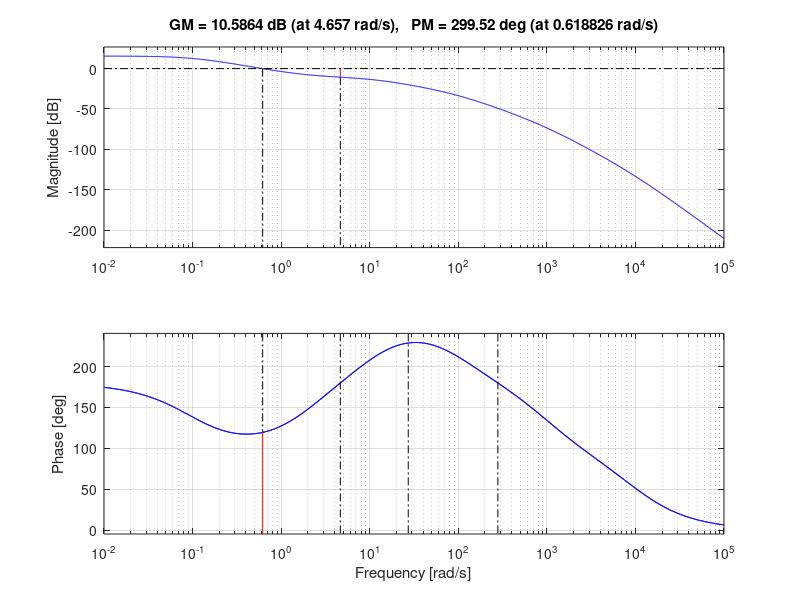
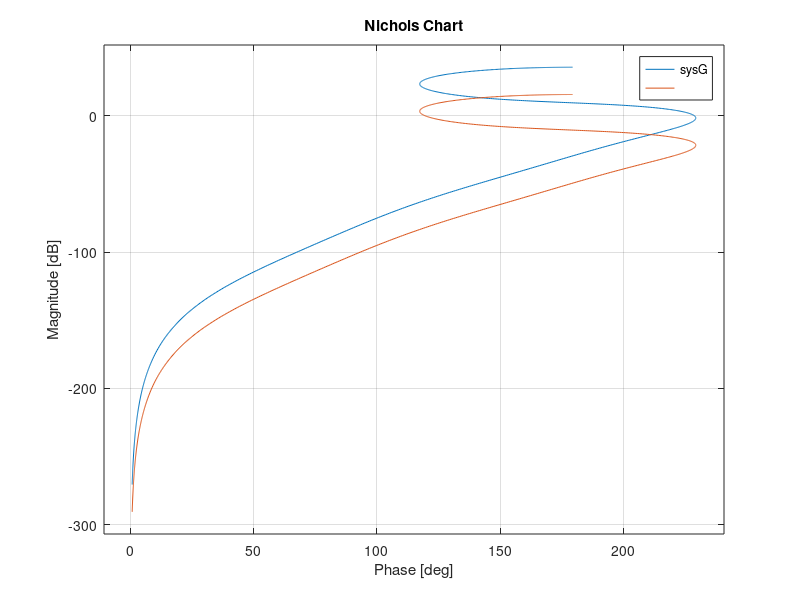

Reproduce these figures in MATLAB, in order. (Note: this script raises an error after producing the figures.)
%   Matlab examples for SSCM Spring 2022 "Shop Talk" column.
%   Mangelsdorf 5/14/22
%
%   Open-Loop Transfer Functions.
s=tf('s');
sysG=60*(s/2+1)/((s/10-1)*(10*s+1)*(s/100 +1)*(s/1000 +1)*(s/10000+1));
sysH1=feedback(sysG,1);
sysH2=feedback(0.1*sysG,1);
%
%   Quick Stability Check for Unity Gain Loop.
StabilityStr= {'unstable','stable'};
fprintf(' H1 is %s\n',StabilityStr{isstable(sysH1)+1});
fprintf(' H2 is %s\n',StabilityStr{isstable(sysH2)+1});
%
%   Bode Plot.
figure('Name','Bode Plot','NumberTitle','off','WindowStyle','Docked');
margin(sysG); hold; margin(0.1*sysG);
%
%   2-D Nichols Plot.
figure('Name', '2-D Nichols Plot','NumberTitle','off','WindowStyle','Docked');
nichols(sysG,0.1*sysG); ngrid;
%
%   3-D Nichols Plot.
figure('Name', '3-D Nichols Plot','NumberTitle','off','WindowStyle','Docked');
y=linspace(-30,60); x=linspace(-360,0);
[X,Y]=meshgrid(x,y);
G=(10.^(Y/20)).*exp(j*X*pi/180);
H=G./(1+G);
surfh=surf(X,Y,20*log10(abs(H)),'FaceColor','white');
axis([-360,0,-30,40,-30,40]); hold;
%
[magG,phaseG,wG]=bode(sysG);
magG1=squeeze(magG); 
phaseG1=squeeze(phaseG);
%
[magG,phaseG,wG]=bode(0.1*sysG);
magG2=squeeze(magG); 
phaseG2 = squeeze(phaseG);
%
[magH1,phaseH1]=bode(feedback(sysG,1),wG);
[magH2,phaseH2]=bode(feedback(0.1*sysG,1),wG);
magH1=squeeze(magH1); magH2=squeeze(magH2);
%
plot3(phaseG1,20*log10(magG1),20*log10(magH1),'Color','b','LineWidth',3);
plot3(phaseG2,20*log10(magG2),20*log10(magH2),'Color','r','LineWidth',3);
xlabel('Open Loop Phase (deg)'); 
ylabel('Open Loop Gain (dB)'); zlabel('Closed Loop Gain (dB)');
%
rotate3d on;